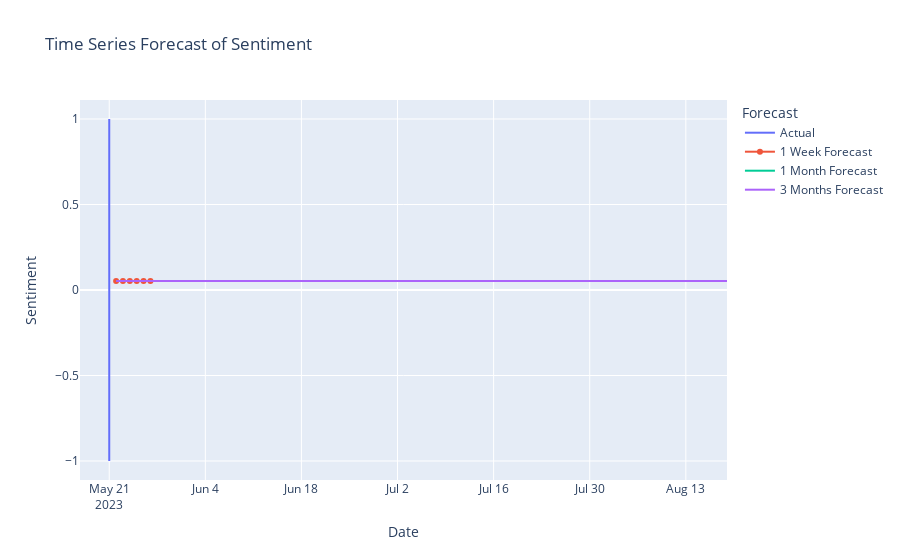

Notebook code cell kept with this figure:
### Markdown cell above
# Time series forecast of the sentiment

### Code cell
# Load the tweet sentiment data from the CSV file
df = pd.read_csv('tweets_sentiment.csv', parse_dates=['Date'])

# Set the 'Date' column as the index
df.set_index('Date', inplace=True)

try:
    # Fit an ARIMA model to the sentiment data
    model = sm.tsa.ARIMA(df['sentiment'], order=(1, 0, 1), trend='c').fit()

    # Generate predictions for the next 1 week, 1 month, and 3 months
    forecast_1w = model.predict(start=len(df), end=len(df) + 6, dynamic=False)
    forecast_1m = model.predict(start=len(df), end=len(df) + 30, dynamic=False)
    forecast_3m = model.predict(start=len(df), end=len(df) + 90, dynamic=False)

    # Create Plotly figure
    fig = go.Figure()

    # Add actual sentiment data
    fig.add_trace(go.Scatter(x=df.index, y=df['sentiment'], name='Actual'))

    # Add forecasted sentiment data
    forecast_dates_1w = pd.date_range(start=df.index[-1], periods=7)[1:]
    forecast_dates_1m = pd.date_range(start=df.index[-1], periods=31)[1:]
    forecast_dates_3m = pd.date_range(start=df.index[-1], periods=91)[1:]
    fig.add_trace(go.Scatter(x=forecast_dates_1w, y=forecast_1w, name='1 Week Forecast'))
    fig.add_trace(go.Scatter(x=forecast_dates_1m, y=forecast_1m, name='1 Month Forecast'))
    fig.add_trace(go.Scatter(x=forecast_dates_3m, y=forecast_3m, name='3 Months Forecast'))

    # Update layout
    fig.update_layout(
        title='Time Series Forecast of Sentiment',
        xaxis_title='Date',
        yaxis_title='Sentiment',
        legend_title='Forecast',
        hovermode='x unified'
    )

    # Show the interactive Plotly graph
    fig.show()

except ValueError as e:
    print("Error: Failed to make time series forecast.")
    print(e)
